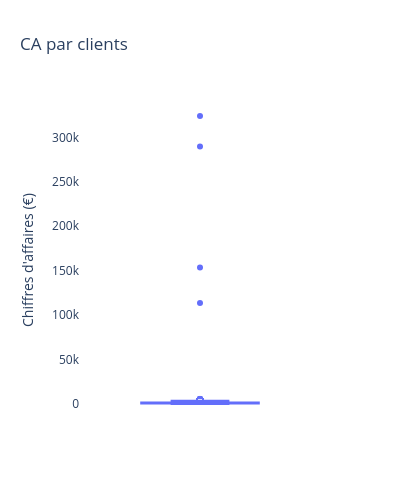
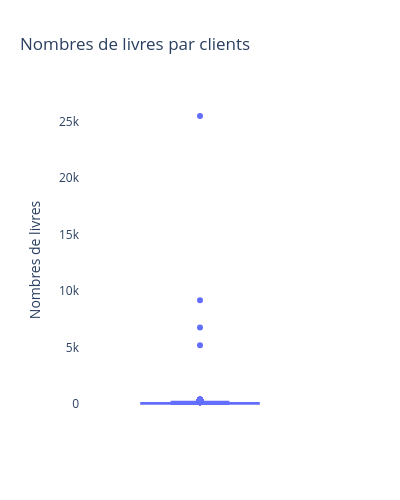

The code cell stored with these charts, in order, in its notebook:
### Code cell
# visualise le distribution de chiffres d'affaires et les nombres de livres achetes
# boxplot pour le CA
fig = px.box(
    df_CA_client,
    y="CA",
    points="suspectedoutliers",
    title="CA par clients",
    width=400, height=500,
)
fig.update_layout(
    yaxis_title="Chiffres d'affaires (€)",
    plot_bgcolor="white"
)
fig.show()
print()
# boxplot pour nombre de livres achéte
fig = px.box(
    df_CA_client,
    y="nr_livre",
    points="suspectedoutliers",
    title="Nombres de livres par clients",
    width=400, height=500
)
fig.update_layout(
    yaxis_title="Nombres de livres",
    plot_bgcolor="white"
)
fig.show()
print()

### Figure 1 — Plotly figure (JSON) as saved in the notebook; plotly's stock layout.template omitted (floating-point values rounded to 4 significant figures; data arrays with more than 128 entries replaced by an {"elided": "..."} marker saying what was removed)
{"data": [{"alignmentgroup": "True", "boxpoints": "suspectedoutliers", "hovertemplate": "CA=%{y}<extra></extra>", "legendgroup": "", "marker": {"color": "#636efa"}, "name": "", "notched": false, "offsetgroup": "", "orientation": "v", "showlegend": false, "type": "box", "x0": " ", "xaxis": "x", "y": {"elided": "8600 float values"}, "y0": " ", "yaxis": "y"}], "layout": {"boxmode": "group", "height": 500, "legend": {"tracegroupgap": 0}, "plot_bgcolor": "white", "title": {"text": "CA par clients"}, "width": 400, "xaxis": {"anchor": "y", "autorange": true, "domain": [0, 1], "range": [-0.5, 0.5], "type": "category"}, "yaxis": {"anchor": "x", "autorange": true, "domain": [0, 1], "range": [-18000.0, 342000.0], "title": {"text": "Chiffres d'affaires (€)"}, "type": "linear"}}}

### Figure 2 — Plotly figure (JSON) as saved in the notebook; plotly's stock layout.template omitted (floating-point values rounded to 4 significant figures; data arrays with more than 128 entries replaced by an {"elided": "..."} marker saying what was removed)
{"data": [{"alignmentgroup": "True", "boxpoints": "suspectedoutliers", "hovertemplate": "nr_livre=%{y}<extra></extra>", "legendgroup": "", "marker": {"color": "#636efa"}, "name": "", "notched": false, "offsetgroup": "", "orientation": "v", "showlegend": false, "type": "box", "x0": " ", "xaxis": "x", "y": {"elided": "8600 int values"}, "y0": " ", "yaxis": "y"}], "layout": {"boxmode": "group", "height": 500, "legend": {"tracegroupgap": 0}, "plot_bgcolor": "white", "title": {"text": "Nombres de livres par clients"}, "width": 400, "xaxis": {"anchor": "y", "autorange": true, "domain": [0, 1], "range": [-0.5, 0.5], "type": "category"}, "yaxis": {"anchor": "x", "autorange": true, "domain": [0, 1], "range": [-1415.0, 26900.0], "title": {"text": "Nombres de livres"}, "type": "linear"}}}
